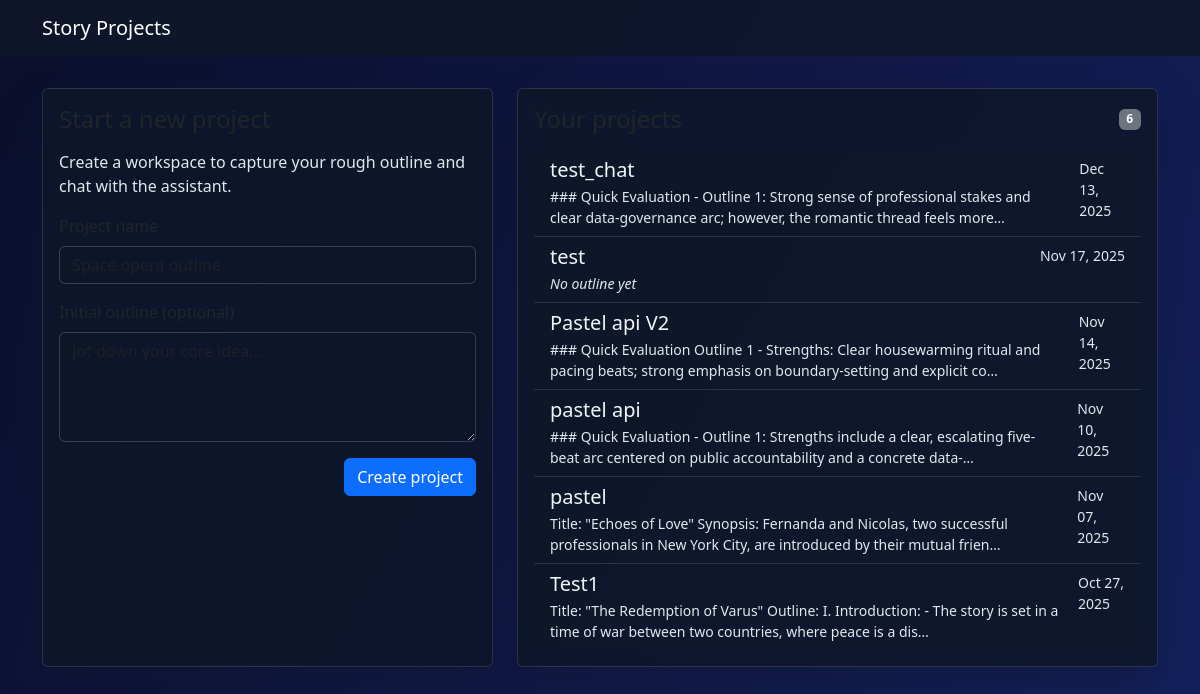
Before: / with the older database file.
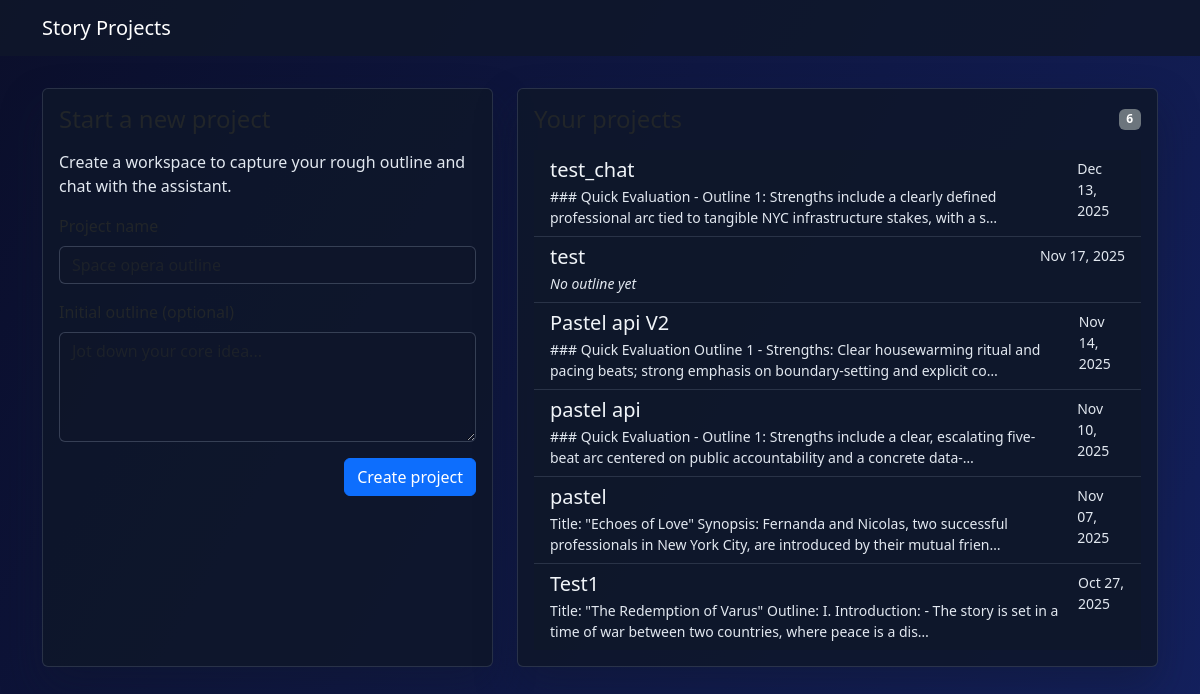
After: the same page with the newer database file.
### chat_interface.py (models this page shows, shortened)
class Project(db.Model):
    id = db.Column(db.Integer, primary_key=True)
    name = db.Column(db.String(120), nullable=False)
    project_overview = db.Column(db.Text, nullable=True)
    project_overview_data = db.Column(db.Text, nullable=True)
    ideation_summary = db.Column(db.Text, nullable=True)
    author_notes = db.Column(db.Text, nullable=True)
    selected_pitch_id = db.Column(db.Integer, db.ForeignKey("idea_pitch_version.id"))
    outline = db.Column(db.Text, nullable=True)
    act1_outline = db.Column(db.Text, nullable=True)
    act2_outline = db.Column(db.Text, nullable=True)
    act3_outline = db.Column(db.Text, nullable=True)
    act_final_notes = db.Column(db.Text, nullable=True)
    act1_chapters = db.Column(db.Text, nullable=True)
    act2_chapters = db.Column(db.Text, nullable=True)
    act3_chapters = db.Column(db.Text, nullable=True)
    chapters_final_notes = db.Column(db.Text, nullable=True)
    act1_chapter_list = db.Column(db.Text, nullable=True)
    act2_chapter_list = db.Column(db.Text, nullable=True)
    act3_chapter_list = db.Column(db.Text, nullable=True)
    created_at = db.Column(db.DateTime, nullable=False, default=datetime.utcnow)
    characters = db.relationship(
        "Character",
        back_populates="project",
        order_by="Character.created_at.desc()",
        cascade="all, delete-orphan",
    )
    concepts = db.relationship(
        "Concept",
        back_populates="project",
        order_by="Concept.created_at.desc()",
        cascade="all, delete-orphan",
    )
    chapters = db.relationship(
        "ChapterDraft",
        back_populates="project",
        order_by="(ChapterDraft.act_number, ChapterDraft.chapter_number)",
        cascade="all, delete-orphan",
    )
    pitch_versions = db.relationship(
        "IdeaPitchVersion",
        back_populates="project",
        foreign_keys="IdeaPitchVersion.project_id",
        order_by="IdeaPitchVersion.created_at.desc()",
        cascade="all, delete-orphan",
    )
    selected_pitch = db.relationship(
        "IdeaPitchVersion",
        foreign_keys=[selected_pitch_id],
        post_update=True,
    )

### chat_interface.py (the view, shortened to what this page needs)
    @app.route("/", methods=["GET", "POST"])
    def dashboard() -> str:
        error = None
        projects = Project.query.order_by(Project.created_at.desc()).all()
        return render_template("dashboard.html", projects=projects, error=error)

### templates/dashboard.html (shortened to what this page needs)
{% extends "base.html" %}
{% block content %}
  <div class="row g-4">
    <div class="col-lg-5">
      <div class="card h-100">
        <div class="card-body">
          <h2 class="h4 mb-3">Start a new project</h2>
          <p class="text-secondary">Create a workspace to capture your rough outline and chat with the assistant.</p>
          <form method="post" class="d-flex flex-column gap-3">
            <div>
              <label for="name" class="form-label">Project name</label>
              <input type="text" class="form-control" id="name" name="name" placeholder="Space opera outline" required>
            </div>
            <div>
              <label for="outline" class="form-label">Initial outline (optional)</label>
              <textarea class="form-control" id="outline" name="outline" rows="4" placeholder="Jot down your core idea..."></textarea>
            </div>
            <div class="d-flex justify-content-end">
              <button type="submit" class="btn btn-primary">Create project</button>
            </div>
          </form>
        </div>
      </div>
    </div>
    <div class="col-lg-7">
      <div class="card h-100">
        <div class="card-body d-flex flex-column">
          <div class="d-flex justify-content-between align-items-center mb-3">
            <h2 class="h4 mb-0">Your projects</h2>
            <span class="badge bg-secondary">{{ projects|length }}</span>
          </div>
          {% if projects %}
            <div class="list-group list-group-flush flex-grow-1 overflow-auto">
              {% for project in projects %}
                <a
                  href="{{ url_for('project_detail', project_id=project.id) }}"
                  class="list-group-item list-group-item-action d-flex justify-content-between align-items-start"
                >
                  <div>
                    <h3 class="h5 mb-1">{{ project.name }}</h3>
                    {% if project.outline %}
                      <p class="mb-0 text-secondary small">{{ project.outline[:140] }}{% if project.outline|length > 140 %}…{% endif %}</p>
                    {% else %}
                      <p class="mb-0 text-secondary small fst-italic">No outline yet</p>
                    {% endif %}
                  </div>
                  <span class="text-secondary small ms-3">{{ project.created_at.strftime('%b %d, %Y') }}</span>
                </a>
              {% endfor %}
            </div>
          {% else %}
            <div class="text-secondary text-center py-5">
              <p class="mb-1">You have no projects yet.</p>
              <p class="mb-0">Create one to begin outlining your story.</p>
            </div>
          {% endif %}
        </div>
      </div>
    </div>
  </div>
{% endblock %}

Changed rows visible on the page:
changed Project "test_chat": outline "### Quick Evaluation - Outline 1: Strong sense of professional stakes and clear data-governance arc; however, the romantic thread feels more" → "### Quick Evaluation - Outline 1: Strengths include a clearly defined professional arc tied to tangible NYC infrastructure stakes, with a s"
